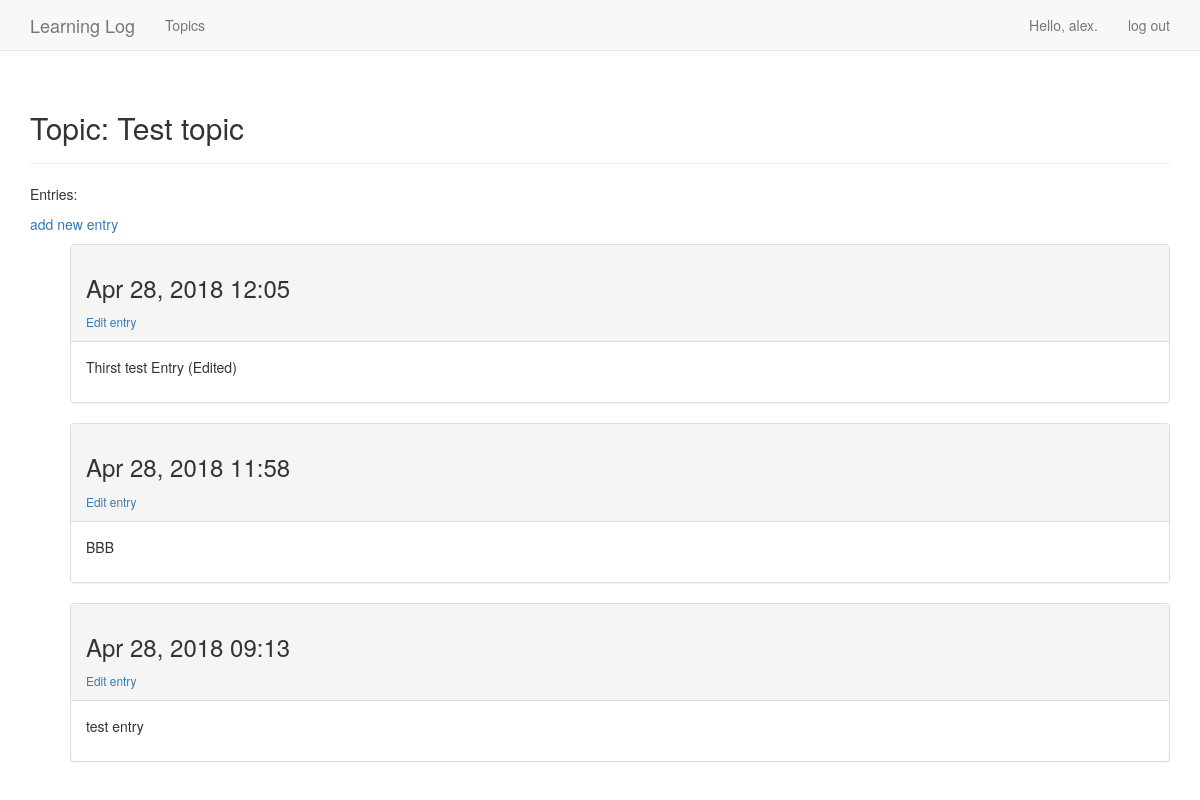
Page /topics/7/ (signed in) on the committed database.
### learning_logs/models.py (models this page shows, shortened)
class Topic(models.Model):
    text = models.CharField(max_length=200)
    date_added = models.DateTimeField(auto_now_add=True)
    owner = models.ForeignKey(User)
    public = models.BooleanField(default=False)
    def __str__(self):
        return self.text

class Entry(models.Model):
    topic = models.ForeignKey(Topic)
    text = models.TextField()
    date_added = models.DateTimeField(auto_now_add=True)
    class Meta:
        verbose_name_plural = 'entries'

### learning_logs/views.py (the view)
# urls.py: url(r'^topics/(?P<topic_id>\d+)/$', views.topic, name='topic'),
def topic(request, topic_id):
    topic = get_object_or_404(Topic, id=topic_id)
    validate_topic_rights(request, topic)
    entries = topic.entry_set.order_by('-date_added')
    context = {'topic': topic, 'entries': entries}
    return render(request, 'learning_logs/topic.html', context)

### learning_logs/views.py (called while the page is built)
def validate_topic_rights(request, topic):
    if topic.public:
        return
    if topic.owner != request.user:
        raise Http404

### learning_logs/templates/learning_logs/topic.html
{% extends "learning_logs/base.html"%}
{% block header %}
    <h2>Topic: {{ topic }}</h2>
{% endblock header %}
{% block content %}
    <p>Entries:</p>
        {% if user.is_authenticated %}
             <p>
                <a href="{% url 'learning_logs:new_entry' topic.id %}">add new entry</a>
            </p>
        {% endif %}
    <ul>
        {% for entry in entries %}
            <div class="panel panel-default">
                <div class="panel-heading">
                    <h3>
                        {{ entry.date_added|date:'M d, Y H:i' }}
                    </h3>
                    {% if user.is_authenticated %}
                        <small>
                            <a href="{% url 'learning_logs:edit_entry' entry.id %}">
                                Edit entry
                            </a>
                        </small>
                    {% endif %}
                </div>
                <div class="panel-body">
                    {{ entry.text|linebreaks }}
                </div>
            </div>
        {%empty%}
            There are no entries for this topic yet.
        {% endfor %}
    </ul>
{% endblock content %}

### learning_logs/templates/learning_logs/base.html (shortened to what this page needs)
{% load bootstrap3 %}
<!DOCTYPE html>
<html lang="en">
<head>
    {% bootstrap_css %}
</head>
<body>
<nav class="navbar navbar-default navbar-static-top">
    <div class="container">
        <div class="navbar-header">
            <a class="navbar-brand" href="{% url 'learning_logs:index' %}">
                Learning Log</a>
        </div>
        <div id="navbar" class="navbar-collapse collapse">
            <ul class="nav navbar-nav">
                <li><a href="{% url 'learning_logs:topics' %}">Topics</a></li>
            </ul>
            <ul class="nav navbar-nav navbar-right">
                {% if user.is_authenticated %}
                <li><a>Hello, {{ user.username }}.</a></li>
                <li><a href="{% url 'users:logout' %}">log out</a></li>
                {% else %}
                <li><a href="{% url 'users:register' %}">register</a></li>
                <li><a href="{% url 'users:login' %}">log in</a></li>
                {% endif %}
            </ul>
        </div>
    </div>
</nav>
<div class="container">
    <div class="page-header">
        {% block header %}{% endblock header %}
    </div>
    <div>
        {% block content %}{% endblock content %}
    </div>
</div>
</body>
</html>

### rows in the picture
Topic: text "Test topic"
Entry: date_added "Apr 28, 2018 12:05", text "Thirst test Entry (Edited)"
Entry: date_added "Apr 28, 2018 11:58", text "BBB"
Entry: date_added "Apr 28, 2018 09:13", text "test entry"

### other values in the picture
{{ user.username }} "alex"
